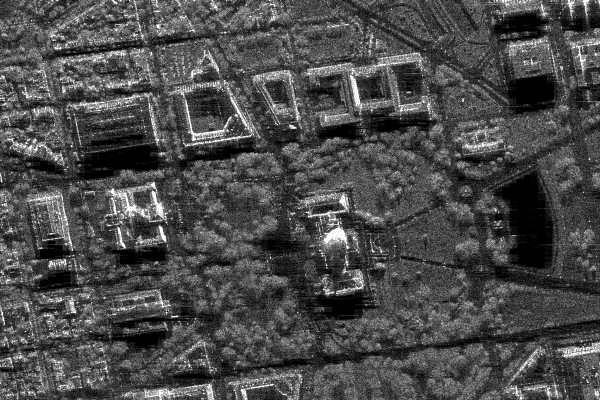
#> input picture lab1/sar_1_gray.jpg, 600 x 400 px, found by its file name
$ python main.py
#> lines starting #> are read from the running program, lines starting #| are printed output that depends on the picture
import numpy as np
import cv2
import matplotlib.pyplot as plt
from skimage.metrics import structural_similarity, mean_squared_error

# 1. Загрузите изображение в оттенках серого sar_1_gray.jpg.

image = cv2.imread('../image_proccessing/lab1/sar_1_gray.jpg') # Просто 'sar_1_gray.jpg' не работал
#> image is the input picture: shape (400, 600, 3); min 0, max 255, mean 74.9
image_gray = cv2.cvtColor(image, cv2.COLOR_BGR2GRAY)

plt.imshow(image, cmap='gray')
plt.title('1. Исходнник')
plt.show()

# 2. постройте гистограмму

b = image[:,:,0]
histSize = 256
histRange = (0, 256)
b_hist = cv2.calcHist([b], [0], None, [histSize], histRange, False)
#> b_hist = 256 values, max 3786 at index 1, min 40 at index 251, mean 937.5

plt.plot(b_hist)
plt.title('2. Гистограмма')
plt.show()
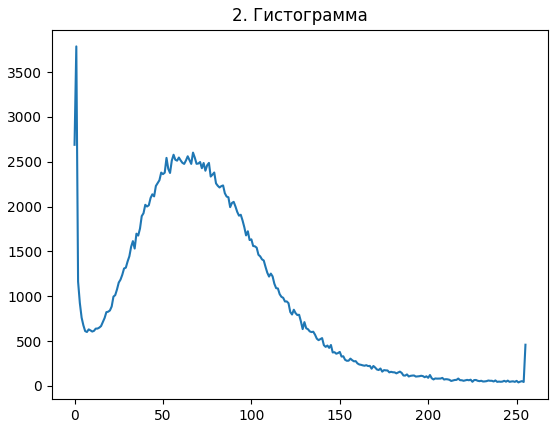
#> figure drawn by matplotlib, 1 panel; curve peaks at x = 1, y = 3786

# 3. реализуйте алгоритм гамма коррекции с параметром гамма <1, >1.

gamma = 3.0
gamma2 = 0.1

normalized = image.astype(np.float32) / 255.0
gamma_corrected = np.power(normalized, gamma)
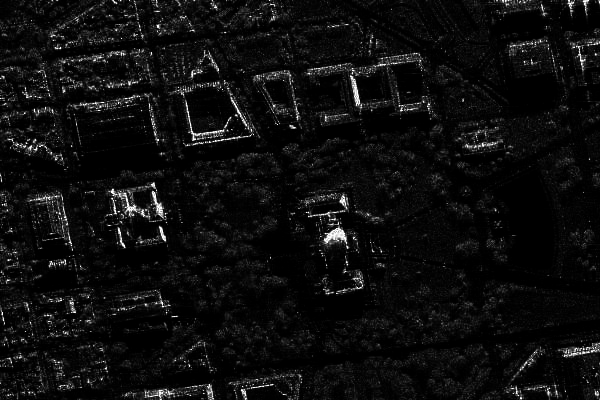
#> gamma_corrected: shape (400, 600, 3) float32; min 0, max 1, mean 0.0558
image_gamma = np.uint8(gamma_corrected * 255)

normalized2 = image.astype(np.float32) / 255.0
gamma2_corrected = np.power(normalized2, gamma2)
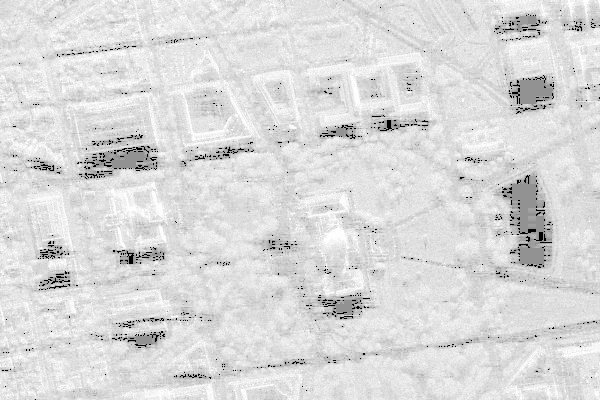
#> gamma2_corrected: shape (400, 600, 3) float32; min 0, max 1, mean 0.858
image_gamma2 = np.uint8(gamma2_corrected * 255)

plt.figure(figsize=(15,6))
plt.title('3.')

plt.subplot(1,3,1)
plt.imshow(image, cmap='gray')
plt.title('Исходник')

plt.subplot(1,3,2)
plt.imshow(image_gamma, cmap='gray')
plt.title(f'Гамма = {gamma}')

plt.subplot(1,3,3)
plt.imshow(image_gamma2, cmap='gray')
plt.title(f'Гамма = {gamma2}')

plt.show()

# 4. Сравните исходное изображение, скорректированное при помощи гамма-фильтра. MSE, SSIM.

(ssim, diff) = structural_similarity(image, image_gamma, full=True, channel_axis=-1)
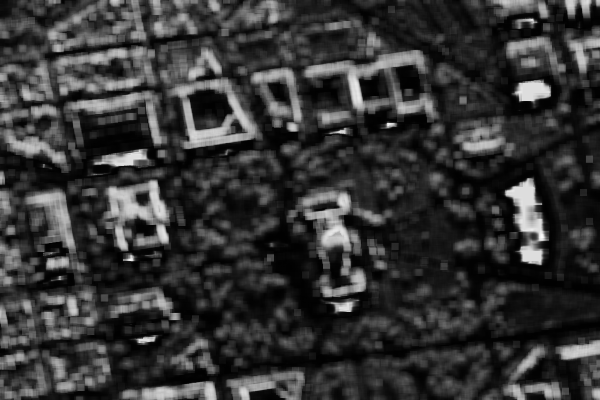
#> diff: shape (400, 600, 3) float64; min 0.00369, max 0.984, mean 0.212
#> ssim = 0.211
mse = mean_squared_error(image, image_gamma)
#> mse = 4424

diff = (diff * 255).astype("uint8")

plt.imshow(diff)
plt.title(f'4. MSE = {mse}  SSIM = {format(ssim)}')
plt.show()


# 5. реализуйте алгоритм статистической цветокоррекции на основе статистики eq_gray.

gray = cv2.cvtColor(image, cv2.COLOR_BGR2GRAY)
eq_gray = cv2.equalizeHist(gray)
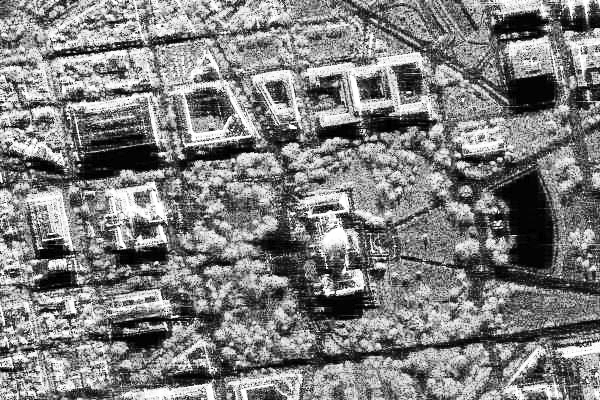
#> eq_gray: shape (400, 600); min 0, max 255, mean 127

mean_src, std_src = gray.mean(), gray.std()
#> mean_src = 74.94; std_src = 43.66
mean_ref, std_ref = eq_gray.mean(), eq_gray.std()
#> mean_ref = 127; std_ref = 74.27

gray_corrected = (gray - mean_src) / (std_src + 1e-8) * std_ref + mean_ref
gray_corrected = np.clip(gray_corrected, 0, 255).astype(np.uint8)
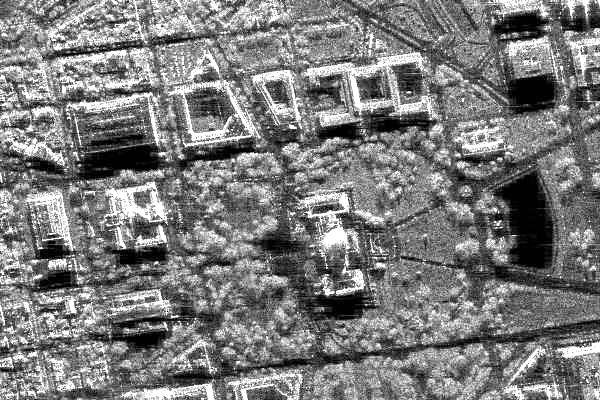
#> gray_corrected: shape (400, 600); min 0, max 255, mean 123.1

plt.figure(figsize=(15,6))
plt.title('5.')

plt.subplot(1,3,1)
plt.imshow(gray, cmap="gray")
plt.title('Исходник (серый)')

plt.subplot(1,3,2)
plt.imshow(eq_gray, cmap="gray")
plt.title('Выведено из гистограммы')

plt.subplot(1,3,3)
plt.imshow(gray_corrected, cmap="gray")
plt.title('Откорректированный')


plt.show()

# 6. Протестируйте работу алгоритмов пороговой фильтрации с различными параметрами.

thresh_values = [50, 100, 150, 200]
methods = [
    ("Binary", cv2.THRESH_BINARY),
    ("BinaryInv", cv2.THRESH_BINARY_INV),
    ("Trunc", cv2.THRESH_TRUNC),
    ("Tozero", cv2.THRESH_TOZERO),
    ("TozeroInv", cv2.THRESH_TOZERO_INV),
]

plt.figure(figsize=(12, 8))

i = 1
for t in thresh_values:
    for name, method in methods:
        _, thresh = cv2.threshold(image, t, 255, method)
        plt.subplot(len(thresh_values), len(methods), i)
        plt.imshow(thresh, cmap='gray')
        plt.title(f"{name}, T={t}")
        plt.axis("off")
        i += 1
#> after the loop, i = 21
plt.tight_layout()
plt.show()
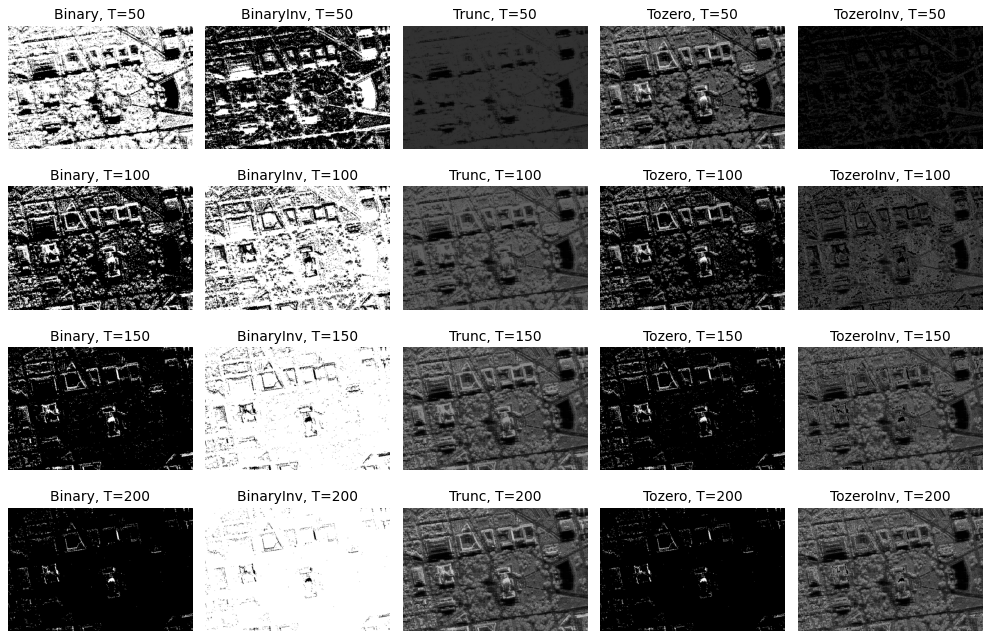
#> figure drawn by matplotlib, 20 panels
